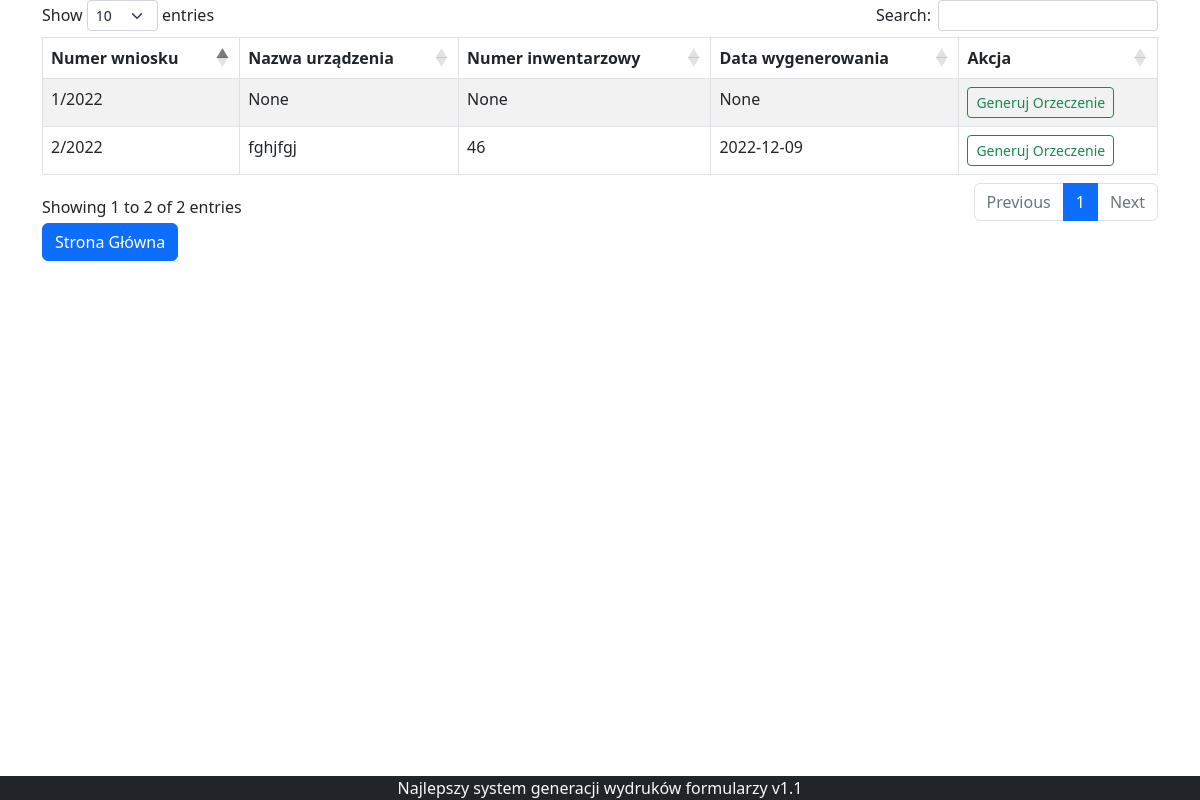
/lista_orz (signed in), run on the app's committed database.
### app/models.py (models this page shows)
class Orzeczenie(db.Model):
    id = db.Column(db.Integer, primary_key=True)
    rok_biez = db.Column(db.Integer())
    kom_orz = db.Column(db.String())
    komorka = db.Column(db.String())
    nazwa_urz = db.Column(db.String())
    typ = db.Column(db.String())
    rok = db.Column(db.Integer)
    lata = db.Column(db.String())
    cena = db.Column(db.String())
    num_inw = db.Column(db.String())
    producent = db.Column(db.String())
    amortyzacja = db.Column(db.String())
    num_fab = db.Column(db.String())
    opis = db.Column(db.String())
    date_1 = db.Column(db.Date())

### app/views.py (the view)
@login_required
@app.route('/lista_orz')
def view_lista():
    lista_orzecz = Orzeczenie.query.all()
    return render_template("lista_orzeczen.html", title="Lista Orzeczeń - zalogowano jako:{0}".format(current_user.name), lista_orzecz=lista_orzecz)

### app/views.py (called while the page is built)
@lm.user_loader
def load_user(user_id):
    return User.query.get(user_id)

### app/templates/lista_orzeczen.html (shortened to what this page needs)
<!DOCTYPE html>
<html lang="en">
<head>
    <link rel="stylesheet" href="http://maxcdn.bootstrapcdn.com/font-awesome/4.2.0/css/font-awesome.min.css">
    <link rel="stylesheet" type="text/css" href="https://cdnjs.cloudflare.com/ajax/libs/twitter-bootstrap/5.2.0/css/bootstrap.min.css">
    <link rel="stylesheet" type="text/css" href="https://cdn.datatables.net/1.12.1/css/dataTables.bootstrap5.min.css">
</head>
<body>
<div class = "container">
    <div class="row">
        <table class = "table table-striped table-bordered">
            <thead>
            <tr>
                <th>
                    Numer wniosku
                </th>
                <th>
                    Nazwa urządzenia
                </th>
                <th>
                    Numer inwentarzowy
                </th>
                <th>
                    Data wygenerowania
                </th>
                <th>
                    Akcja
                </th>
            </tr>
            </thead>
            <tbody>
            {% for i in lista_orzecz %}
            <tr>
                <td>{{i.id}}/2022</td>
                <td>{{i.nazwa_urz}}</td>
                <td>{{i.num_inw}}</td>
                <td>{{i.date_1}}</td>
                <td> <a href="/generate/{{i.id}}" class="btn btn-outline-success btn-sm" role="button" aria-pressed="true">Generuj Orzeczenie</a></td>
            </tr>
            {% endfor %}
            </tbody>
        </table>
    </div>
</div>
<div class ="container">
    <div class ="d-flex flex-row">
    <a href="{{url_for('form_page')}}" class="btn btn-primary" role="button" aria-pressed="true">Strona Główna</a>
    </div>
</div>
<footer class="fixed-bottom bg-dark">
    <div class="container" style="text-align: center">
        <span class="text-light center">Najlepszy system generacji wydruków formularzy v1.1 </span>
    </div>
  </footer>
</body>
</html>

### data on the page
Orzeczenie: id "1", nazwa_urz "None", num_inw "None", date_1 "None"
Orzeczenie: id "2", nazwa_urz "fghjfgj", num_inw "46", date_1 "2022-12-09"
